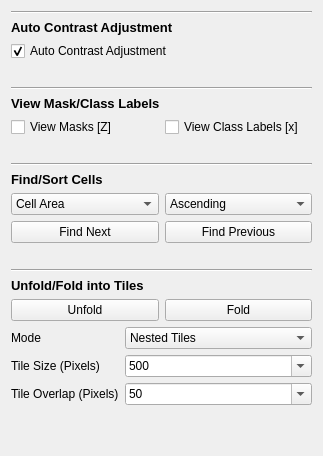
  <widget class="QWidget" name="tab">
   <attribute name="title">
    <string>View</string>
   </attribute>
   <layout class="QVBoxLayout" name="verticalLayout_5">
    <item>
     <widget class="Line" name="line_27">
      <property name="orientation">
       <enum>Qt::Horizontal</enum>
      </property>
     </widget>
    </item>
    <item>
     <widget class="QLabel" name="label_60">
      <property name="font">
       <font>
        <pointsize>10</pointsize>
        <weight>75</weight>
        <bold>true</bold>
       </font>
      </property>
      <property name="text">
       <string>Auto Contrast Adjustment</string>
      </property>
     </widget>
    </item>
    <item>
     <widget class="QCheckBox" name="import_auto_contrast">
      <property name="text">
       <string>Auto Contrast Adjustment</string>
      </property>
      <property name="checked">
       <bool>true</bool>
      </property>
     </widget>
    </item>
    <item>
     <spacer name="verticalSpacer_18">
      <property name="orientation">
       <enum>Qt::Vertical</enum>
      </property>
      <property name="sizeType">
       <enum>QSizePolicy::Minimum</enum>
      </property>
      <property name="sizeHint" stdset="0">
       <size>
        <width>20</width>
        <height>20</height>
       </size>
      </property>
     </spacer>
    </item>
    <item>
     <widget class="Line" name="line_26">
      <property name="orientation">
       <enum>Qt::Horizontal</enum>
      </property>
     </widget>
    </item>
    <item>
     <widget class="QLabel" name="label_38">
      <property name="font">
       <font>
        <pointsize>10</pointsize>
        <weight>75</weight>
        <bold>true</bold>
       </font>
      </property>
      <property name="text">
       <string>View Mask/Class Labels</string>
      </property>
     </widget>
    </item>
    <item>
     <layout class="QGridLayout" name="gridLayout_6">
      <item row="1" column="1">
       <widget class="QCheckBox" name="modify_viewlabels">
        <property name="text">
         <string>View Class Labels [x]</string>
        </property>
       </widget>
      </item>
      <item row="1" column="0">
       <widget class="QCheckBox" name="modify_viewmasks">
        <property name="text">
         <string>View Masks [Z]</string>
        </property>
       </widget>
      </item>
     </layout>
    </item>
    <item>
     <spacer name="verticalSpacer_8">
      <property name="orientation">
       <enum>Qt::Vertical</enum>
      </property>
      <property name="sizeType">
       <enum>QSizePolicy::Minimum</enum>
      </property>
      <property name="sizeHint" stdset="0">
       <size>
        <width>20</width>
        <height>20</height>
       </size>
      </property>
     </spacer>
    </item>
    <item>
     <widget class="Line" name="line_17">
      <property name="orientation">
       <enum>Qt::Horizontal</enum>
      </property>
     </widget>
    </item>
    <item>
     <widget class="QLabel" name="label_56">
      <property name="font">
       <font>
        <pointsize>10</pointsize>
        <weight>75</weight>
        <bold>true</bold>
       </font>
      </property>
      <property name="text">
       <string>Find/Sort Cells</string>
      </property>
     </widget>
    </item>
    <item>
     <layout class="QGridLayout" name="gridLayout_7">
      <item row="1" column="1">
       <widget class="QPushButton" name="find_previous">
        <property name="text">
         <string>Find Previous</string>
        </property>
       </widget>
      </item>
      <item row="0" column="1">
       <widget class="QComboBox" name="find_mode">
        <item>
         <property name="text">
          <string>Ascending</string>
         </property>
        </item>
        <item>
         <property name="text">
          <string>Descending</string>
         </property>
        </item>
       </widget>
      </item>
      <item row="1" column="0">
       <widget class="QPushButton" name="find_next">
        <property name="text">
         <string>Find Next</string>
        </property>
       </widget>
      </item>
      <item row="0" column="0">
       <widget class="QComboBox" name="find_criterion">
        <item>
         <property name="text">
          <string>Cell Area</string>
         </property>
        </item>
        <item>
         <property name="text">
          <string>Cell Solidity</string>
         </property>
        </item>
        <item>
         <property name="text">
          <string>Cell Aspect Ratio</string>
         </property>
        </item>
       </widget>
      </item>
     </layout>
    </item>
    <item>
     <spacer name="verticalSpacer_7">
      <property name="orientation">
       <enum>Qt::Vertical</enum>
      </property>
      <property name="sizeType">
       <enum>QSizePolicy::Minimum</enum>
      </property>
      <property name="sizeHint" stdset="0">
       <size>
        <width>20</width>
        <height>20</height>
       </size>
      </property>
     </spacer>
    </item>
    <item>
     <widget class="Line" name="line_25">
      <property name="orientation">
       <enum>Qt::Horizontal</enum>
      </property>
     </widget>
    </item>
    <item>
     <widget class="QLabel" name="label_57">
      <property name="font">
       <font>
        <pointsize>10</pointsize>
        <weight>75</weight>
        <bold>true</bold>
       </font>
      </property>
      <property name="text">
       <string>Unfold/Fold into Tiles</string>
      </property>
     </widget>
    </item>
    <item>
     <layout class="QGridLayout" name="gridLayout_8">
      <item row="0" column="0">
       <widget class="QPushButton" name="unfold">
        <property name="text">
         <string>Unfold</string>
        </property>
       </widget>
      </item>
      <item row="0" column="1">
       <widget class="QPushButton" name="fold">
        <property name="text">
         <string>Fold</string>
        </property>
       </widget>
      </item>
     </layout>
    </item>
    <item>
     <layout class="QFormLayout" name="formLayout_3">
      <item row="1" column="0">
       <widget class="QLabel" name="label_58">
        <property name="text">
         <string>Tile Size (Pixels)</string>
        </property>
       </widget>
      </item>
      <item row="1" column="1">
       <widget class="QComboBox" name="unfold_tile_size">
        <property name="editable">
         <bool>true</bool>
        </property>
        <property name="currentIndex">
         <number>3</number>
        </property>
        <item>
         <property name="text">
          <string>100</string>
         </property>
        </item>
        <item>
         <property name="text">
          <string>200</string>
         </property>
        </item>
        <item>
         <property name="text">
          <string>300</string>
         </property>
        </item>
        <item>
         <property name="text">
          <string>500</string>
         </property>
        </item>
        <item>
         <property name="text">
          <string>1000</string>
         </property>
        </item>
       </widget>
      </item>
      <item row="2" column="0">
       <widget class="QLabel" name="label_59">
        <property name="text">
         <string>Tile Overlap (Pixels)</string>
        </property>
       </widget>
      </item>
      <item row="2" column="1">
       <widget class="QComboBox" name="unfold_tile_overlap">
        <property name="editable">
         <bool>true</bool>
        </property>
        <property name="currentIndex">
         <number>3</number>
        </property>
        <item>
         <property name="text">
          <string>10</string>
         </property>
        </item>
        <item>
         <property name="text">
          <string>20</string>
         </property>
        </item>
        <item>
         <property name="text">
          <string>30</string>
         </property>
        </item>
        <item>
         <property name="text">
          <string>50</string>
         </property>
        </item>
        <item>
         <property name="text">
          <string>100</string>
         </property>
        </item>
       </widget>
      </item>
      <item row="0" column="0">
       <widget class="QLabel" name="label_62">
        <property name="text">
         <string>Mode</string>
        </property>
       </widget>
      </item>
      <item row="0" column="1">
       <widget class="QComboBox" name="unfold_mode">
        <item>
         <property name="text">
          <string>Nested Tiles</string>
         </property>
        </item>
        <item>
         <property name="text">
          <string>Smaller Images (Extra FOVs)</string>
         </property>
        </item>
       </widget>
      </item>
     </layout>
    </item>
    <item>
     <spacer name="verticalSpacer_6">
      <property name="orientation">
       <enum>Qt::Vertical</enum>
      </property>
      <property name="sizeHint" stdset="0">
       <size>
        <width>20</width>
        <height>40</height>
       </size>
      </property>
     </spacer>
    </item>
   </layout>
  </widget>
